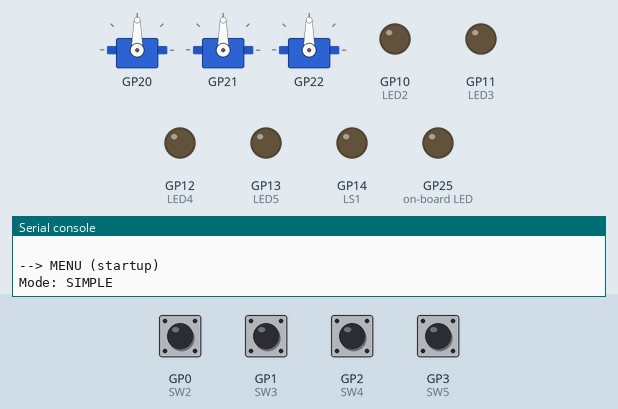
This program was run on a simulated Raspberry Pi Pico running MicroPython. Shown: 3 × servo, output pins drawn as LEDs (lit = HIGH), the last lines printed to the serial console. The inputs (shaded band) are chosen by the test bench; at power-on: GP0 (SW2), GP1 (SW3), GP2 (SW4), GP3 (SW5) HIGH. Random numbers come from a fixed seed; servo angles are drawn from the pulse width (0.5 ms = 0°, 2.5 ms = 180°).

Above: at 1.2 s.
1.3 s: GP0 (SW2) pulled LOW for 0.15 s
2.9 s: GP3 (SW5) pulled LOW for 0.15 s
4.5 s: GP1 (SW3) pulled LOW for 0.15 s
6.1 s: GP0 (SW2) pulled LOW for 1 s
At 7.3 s:
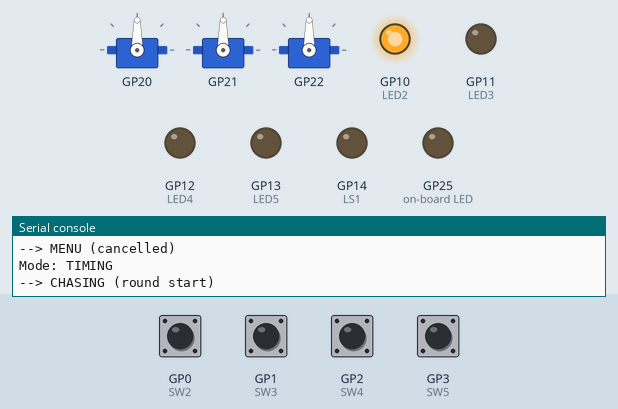
8.6 s: GP3 (SW5) pulled LOW for 1 s
At 9.2 s:
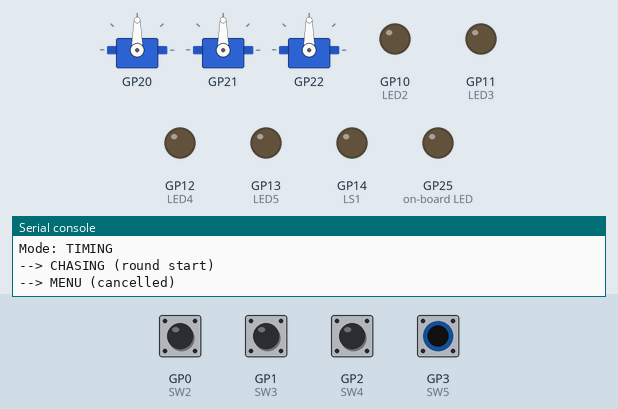
Timing chart, 0 to 11.6 s (numbered marks = the images above; inputs shaded):
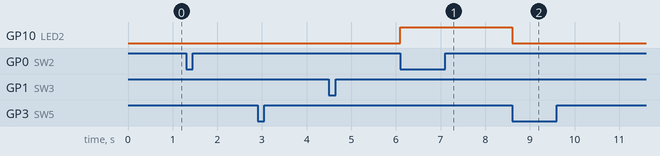

Measured:
- after the input at 6.1 s, GP10 (LED2): LOW → HIGH at once
- after the input at 8.6 s, GP10 (LED2): HIGH → LOW at once

The program:

Reaction_Game.py
```python
# ================================================================================
# Capstone Project: Reaction Time Game [Reaction_Game.py]
# Version: 1.0
# Updated: July 25, 2026
#
# Platform: mirobo.tech BEAPER Pico circuit (any configuration)
# Requires: BEAPER_Pico.py board module file
#
# Two reaction-testing games in one, selected with SW3/SW4:
#
#   SIMPLE   - React as fast as possible to an unpredictable stimulus.
#              LED2 lights up after a random delay - press SW2 the
#              instant it does. Pressing too early ends the trial
#              immediately as a false start, the same way real
#              reaction-time testing works.
#
#   TIMING   - React at the RIGHT MOMENT to a predictable, repeating
#              pattern instead. LED2-LED5 chase continuously in a
#              loop; press SW2 exactly when the chase reaches the
#              target LED (LED4). Unlike SIMPLE, the pattern's timing
#              is known in advance - this tests anticipation and
#              rhythm judgement rather than raw speed.
#
# Both modes measure the same underlying thing - how close your
# press was to a reference moment in time - but the character of
# that reference moment (unpredictable vs. predictable) is what
# makes them test genuinely different skills.
#
# Hardware used:
#   SW2          - Start a round / react during a round
#   SW3 / SW4    - Cycle game mode (only while at the menu)
#   SW5          - Cancel the current round, return to the menu
#   LS1          - Piezo speaker (stimulus/target beep, result tones)
#   On-board LED - On during an active round
#
# Compatible with all BEAPER Pico configurations. No additional
# hardware or jumper changes required.
#
# --------------------------------------------------------------------------------
# Before you begin - complete your capstone plan using the Capstone
# Preparation Guide: a plain-English description of each mode from
# the player's perspective, a state diagram for each, your constants
# and variables, and your testing plan.
# ================================================================================

# IMPORTANT: Copy BEAPER_Pico.py into your Raspberry Pi Pico.
import BEAPER_Pico as beaper  # Set up BEAPER Pico I/O

import time
import random

# --- State Constants -------------------
STATE_MENU    = const(0)             # Selecting a mode, waiting to start
STATE_WAITING = const(1)             # SIMPLE only: waiting out the random delay
STATE_REACT   = const(2)             # SIMPLE only: stimulus is showing, timing the press
STATE_CHASING = const(3)             # TIMING only: chase pattern running
STATE_RESULT  = const(4)             # Showing the result of the last round

STATE_NAMES = {
    STATE_MENU:    "MENU",
    STATE_WAITING: "WAITING",
    STATE_REACT:   "REACT",
    STATE_CHASING: "CHASING",
    STATE_RESULT:  "RESULT",
}

# --- Mode Constants ---------------------
MODE_SIMPLE = const(0)               # Simple reaction time
MODE_TIMING = const(1)               # Timing / anticipation
NUM_MODES   = const(2)

MODE_NAMES = {
    MODE_SIMPLE: "SIMPLE",
    MODE_TIMING: "TIMING",
}

# --- Simple Reaction Time Configuration -
REACT_LED     = beaper.LED2          # The single stimulus LED for SIMPLE mode
MIN_WAIT_MS   = const(1500)          # Shortest possible random delay before the stimulus
MAX_WAIT_MS   = const(4000)          # Longest possible random delay before the stimulus

# --- Timing/Anticipation Configuration --
CHASE_LEDS        = (beaper.LED2, beaper.LED3, beaper.LED4, beaper.LED5)
CHASE_INTERVAL_MS = const(300)       # Time the chase spends on each LED
TARGET_POSITION   = const(2)         # Index into CHASE_LEDS - 2 = LED4

# --- Timing Constants --------------------
RESULT_DISPLAY_MS = const(2000)      # How long a result is shown before returning to MENU
LOOP_DELAY        = const(1)         # Main loop delay (ms) - kept short for timing precision

# --- Program Variables -------------------
state        = STATE_MENU
state_start  = 0

current_mode = MODE_SIMPLE

# --- SIMPLE mode variables ---
wait_duration       = 0              # This round's random delay (ms)
stimulus_time       = 0              # When the stimulus actually lit
reaction_time       = 0              # Most recent trial's reaction time (ms)
best_reaction_time  = 999999         # Best (lowest) reaction time this session
false_start         = False          # True if the most recent trial was a false start

# --- TIMING mode variables ---
chase_position       = 0             # Which of the 4 CHASE_LEDS is currently lit
last_chase_step      = 0             # Time the chase last advanced
last_target_lit_time = 0             # Time the chase most recently lit the target LED
timing_error         = 0             # Most recent trial's timing error (ms)
best_timing_error    = 999999        # Best (lowest) timing error this session

# --- SW3/SW4 edge detection (menu mode cycling) ---
sw3_last = 1
sw4_last = 1


# --- Program Functions ------------------

def all_leds_off():
    for led in CHASE_LEDS:   # CHASE_LEDS includes REACT_LED (LED2) as its first entry
        led.value(0)
    beaper.pico_led_off()

def enter_state(new_state, current_time, reason=""):
    global state, state_start
    state       = new_state
    state_start = current_time
    print("-->", STATE_NAMES[new_state], end="")
    if reason:
        print(" (", reason, ")", sep="")
    else:
        print()

def start_round(current_time):
    # Begin a new round in the currently selected mode.
    global wait_duration, false_start
    beaper.pico_led_on()
    all_leds_off()
    if current_mode == MODE_SIMPLE:
        wait_duration = random.randint(MIN_WAIT_MS, MAX_WAIT_MS)
        false_start   = False
        enter_state(STATE_WAITING, current_time, "round start")
    elif current_mode == MODE_TIMING:
        global chase_position, last_chase_step, last_target_lit_time
        chase_position   = 0
        last_chase_step  = current_time
        CHASE_LEDS[0].value(1)
        if TARGET_POSITION == 0:
            last_target_lit_time = current_time
        enter_state(STATE_CHASING, current_time, "round start")


# --- Main Program ---------------------

all_leds_off()
print("Reaction Time Game")
print("SW3/SW4: change mode   SW2: start / react   SW5: cancel")
print()

state_start = time.ticks_ms()
enter_state(STATE_MENU, state_start, "startup")
print("Mode:", MODE_NAMES[current_mode])

while True:
    current_time = time.ticks_ms()
    elapsed      = time.ticks_diff(current_time, state_start)

    # --- Cancel (SW5) - checked before all state logic, except at the menu ---
    if beaper.SW5.value() == 0 and state != STATE_MENU and state != STATE_RESULT:
        all_leds_off()
        enter_state(STATE_MENU, current_time, "cancelled")

    # --- State: Menu ---
    elif state == STATE_MENU:
        sw3_current = beaper.SW3.value()
        sw4_current = beaper.SW4.value()
        if (sw3_current == 0 and sw3_last == 1) or (sw4_current == 0 and sw4_last == 1):
            current_mode = (current_mode + 1) % NUM_MODES
            print("Mode:", MODE_NAMES[current_mode])
        sw3_last = sw3_current
        sw4_last = sw4_current

        if beaper.SW2.value() == 0:
            start_round(current_time)

    # --- State: Waiting (SIMPLE mode - random delay before stimulus) ---
    elif state == STATE_WAITING:
        # TODO: if SW2 is pressed here, it is a false start - the player
        #       reacted before the stimulus appeared. Set false_start =
        #       True and enter_state(STATE_RESULT, current_time,
        #       "false start").
        #
        # TODO: once elapsed >= wait_duration, light REACT_LED, sound a
        #       short beep, record stimulus_time = current_time, and
        #       enter_state(STATE_REACT, current_time).
        pass

    # --- State: React (SIMPLE mode - stimulus is showing) ---
    elif state == STATE_REACT:
        # TODO: if SW2 is pressed, compute reaction_time =
        #       time.ticks_diff(current_time, stimulus_time). Update
        #       best_reaction_time if this is an improvement. Turn off
        #       REACT_LED and enter_state(STATE_RESULT, current_time).
        pass

    # --- State: Chasing (TIMING mode) ---
    elif state == STATE_CHASING:
        # TODO: non-blocking chase animation - if elapsed since
        #       last_chase_step >= CHASE_INTERVAL_MS: turn off the
        #       current CHASE_LEDS[chase_position], advance chase_position
        #       by 1 (wrapping with % 4), turn on the new
        #       CHASE_LEDS[chase_position], and reset last_chase_step =
        #       current_time. If the new chase_position == TARGET_POSITION,
        #       also record last_target_lit_time = current_time and sound
        #       a short beep - this is the moment a well-timed press
        #       should land on.
        #
        # TODO: if SW2 is pressed, compute timing_error =
        #       abs(time.ticks_diff(current_time, last_target_lit_time)).
        #       Note this only measures distance from the MOST RECENT
        #       time the target lit, not the nearest occurrence in either
        #       direction - see Development Guide Step 5 for the
        #       limitation this creates and how to improve it. Update
        #       best_timing_error if this is an improvement. Turn off all
        #       CHASE_LEDS and enter_state(STATE_RESULT, current_time).
        pass

    # --- State: Result ---
    elif state == STATE_RESULT:
        # TODO: on entry to this state (elapsed == 0, or track a
        #       'result_shown' flag to only do this once), print the
        #       result:
        #       - SIMPLE, false start: print "Too soon!"
        #       - SIMPLE, normal: print reaction_time and whether it is
        #         a new best
        #       - TIMING: print timing_error and whether it is a new best
        #       Consider a distinct confirmation tone for a new best.
        #
        # TODO: once elapsed >= RESULT_DISPLAY_MS, enter_state(STATE_MENU,
        #       current_time) to return to mode selection.
        pass

    time.sleep_ms(LOOP_DELAY)


# ================================================================================
# Development Guide
# ================================================================================
#
# Work through these steps in order. Test SIMPLE mode completely
# before starting TIMING mode - they share very little code, but the
# overall program structure (state transitions, result display) is
# easiest to get right once with one working mode as a reference.
#
# --------------------------------------------------------------------------------
# Step 1 - Menu and mode selection
# --------------------------------------------------------------------------------
#
# The menu and mode-cycling logic (SW3/SW4 in STATE_MENU) is already
# complete. Run the program and confirm pressing SW3 or SW4 toggles
# between SIMPLE and TIMING, printing the mode name each time.
# Confirm SW2 calls start_round() and transitions to the correct
# first state for whichever mode is selected (STATE_WAITING for
# SIMPLE, STATE_CHASING for TIMING).
#
# --------------------------------------------------------------------------------
# Step 2 - False start detection
# --------------------------------------------------------------------------------
#
# Implement the false-start TODO in STATE_WAITING. Test by starting a
# SIMPLE round and immediately pressing SW2 before the LED lights.
# Confirm this transitions straight to STATE_RESULT without ever
# lighting REACT_LED.
#
# --------------------------------------------------------------------------------
# Step 3 - Stimulus and reaction timing
# --------------------------------------------------------------------------------
#
# Implement the remaining TODO in STATE_WAITING (lighting the
# stimulus) and the TODO in STATE_REACT (measuring the press).
# Test several rounds and confirm reaction_time values look
# reasonable (human simple reaction time is typically 150-300ms) and
# that best_reaction_time only updates when a round is genuinely
# faster than the previous best.
#
# --------------------------------------------------------------------------------
# Step 4 - Chase animation
# --------------------------------------------------------------------------------
#
# Implement the chase animation portion of the TODO in STATE_CHASING,
# without the press-handling yet. Confirm the four LEDs light in
# sequence, looping continuously, at the rate set by
# CHASE_INTERVAL_MS, and that a beep sounds each time the chase
# passes over the target LED (LED4).
#
# --------------------------------------------------------------------------------
# Step 5 - Timing measurement and its limitation
# --------------------------------------------------------------------------------
#
# Implement the press-handling portion of the TODO in STATE_CHASING.
# Test by pressing SW2 at different points in the chase cycle and
# confirming timing_error is small when you press near the target
# LED and large otherwise.
#
# This measurement has a known limitation worth understanding: it is
# calculated only against the MOST RECENT time the target lit, not
# whichever occurrence (past or upcoming) is actually closer. Press
# SW2 just before the chase is about to reach the target again - you
# should genuinely be very close in time, but timing_error will
# report a value close to a full chase cycle instead of close to
# zero, because it is measuring backward to the previous lit moment
# rather than forward to the upcoming one. Confirm you can observe
# this for yourself before moving on - EA 'improved timing
# measurement' below addresses it properly.
#
# --------------------------------------------------------------------------------
# Step 6 - Result display
# --------------------------------------------------------------------------------
#
# Implement STATE_RESULT. Test that each of the three result types
# (SIMPLE false start, SIMPLE normal, TIMING) prints a clear,
# distinguishable message, and that the program correctly returns to
# STATE_MENU after RESULT_DISPLAY_MS with the previously selected
# mode still active.


# ================================================================================
# Extension Activities
# ================================================================================
#
# --------------------------------------------------------------------------------
# EA 1 - Improved timing measurement
# --------------------------------------------------------------------------------
#
# Fix the limitation identified in Development Guide Step 5: rather
# than measuring only backward to the most recent time the target
# lit, compute the shortest distance to either the most recent OR
# the next upcoming occurrence, whichever is closer. This is the
# same "shortest distance around a repeating cycle" problem Stepper
# Controller's EA1 (bidirectional movement) solves for a rotating
# position - the chase's position within its 4-step cycle is directly
# analogous to the stepper's position within a full revolution.
#
# --------------------------------------------------------------------------------
# EA 2 - Running average
# --------------------------------------------------------------------------------
#
# Beyond tracking only the single best result, keep a running sum
# and count of every trial's result (in either mode) and display the
# average alongside the best. How does the average compare to the
# best across many trials - does it reveal anything the best score
# alone does not?
#
# --------------------------------------------------------------------------------
# EA 3 - Choice reaction time
# --------------------------------------------------------------------------------
#
# Add a third mode where, instead of always lighting REACT_LED, the
# stimulus randomly lights ONE of LED2-LED5 (reusing the read_button()
# style pattern from Simon Game or Combination Safe), and the player
# must press the MATCHING button (SW2-SW5) as quickly as possible.
# This tests both reaction speed and discrimination together - a
# real, named distinction in human factors research called "choice
# reaction time," typically measurably slower than simple reaction
# time even though it uses the same LEDs and buttons.
#
# --------------------------------------------------------------------------------
# EA 4 - Rhythm matching
# --------------------------------------------------------------------------------
#
# Add a fourth mode with a steady metronome beep and flash at a
# fixed tempo (reuse Activity 11's repeating-timer pattern
# directly). The player tries to press SW2 in sync with each beat,
# and each press is scored by how close it lands to the nearest
# beat - similar in spirit to TIMING mode, but matching a continuous
# rhythm rather than a single target point in a longer cycle. Track
# and display a running average timing error across several beats
# rather than just one round's result.
#
# --------------------------------------------------------------------------------
# EA 5 - Head-to-head
# --------------------------------------------------------------------------------
#
# Add a two-player mode: both players' buttons (for example SW2 and
# SW5, freeing SW5 from its cancel role while this mode is active)
# watch the same SIMPLE-style unpredictable stimulus, and whichever
# player presses first wins the round. This reuses SIMPLE mode's
# false-start and stimulus-timing logic almost entirely - the main
# difference is in STATE_REACT, which now needs to check two buttons
# and determine which was pressed first, rather than measuring one
# button's absolute reaction time.
```

Source omitted: BEAPER_Pico.py (11692 bytes)
